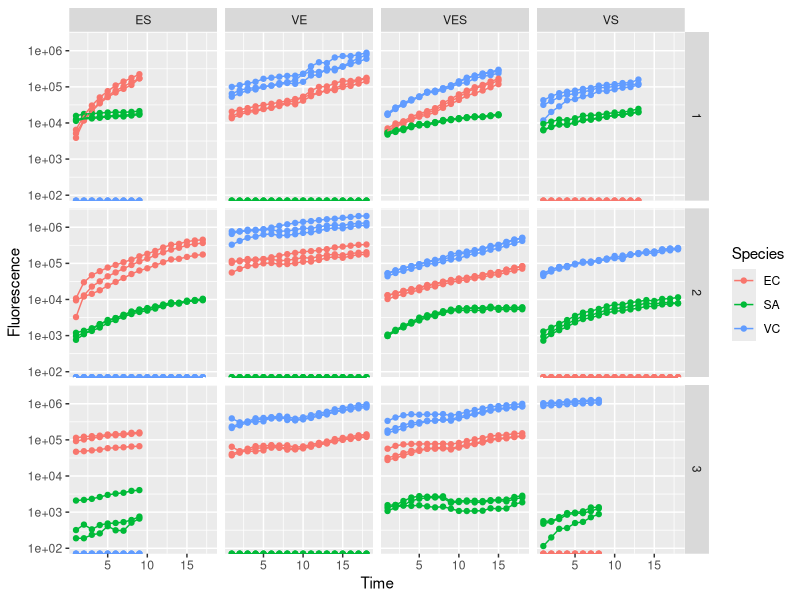

Write the R code that produced this figure. (Note: this script raises an error after producing the figure.)
library(tidyverse)
library(readxl)

THRESH = 1E-10

dt <- read_xlsx(path = "Cocultured_data.xlsx", sheet = 1)
dt <- dt %>% select(Time, Experiment, Replicate, Passage, VC, EC, SA) %>% drop_na()
dt <- dt %>% mutate(RP = paste0(Replicate, "-", Passage)) 
dt <- dt %>% pivot_longer(names_to = "Species", values_to = "Fluorescence", cols = -c(Time, Experiment, RP, Replicate, Passage)) %>% 
  filter(Time > 5)
#eiliminate any period of times with negative fluorescences and shift time accordingly
dt_no_negs <- dt %>% 
  group_by(Passage, Experiment) %>% 
  filter(if (any(Fluorescence < 0)) Time > max(Time[Fluorescence < 0], na.rm = TRUE) else TRUE) %>% 
  mutate(Time = Time - min(Time)) %>% 
  arrange(Time) %>% 
  group_by(Passage, Experiment, Time) %>% 
  filter(!all(Time == 0) & !all(Species == 0)) 
#plot to see all datasets
dt_no_negs %>% ggplot(aes(x = Time, y = Fluorescence, group = interaction(RP, Species), colour = Species)) + 
  geom_point() + geom_line() + facet_grid(Passage~Experiment)+ scale_y_log10()

kcomms <- unique(dt$Experiment)
pssgs <- unique(dt_no_negs$Passage)
for (cc in comms){
  for (rr in 1:3){
    for(pp in pssgs){
      tmp <- dt_no_negs %>% filter(Experiment == cc, 
                                   Replicate == rr,
                                   Passage == pp) %>% 
        pivot_wider(names_from = Species, 
                    values_from = Fluorescence) %>% 
        ungroup() %>% 
        select(Time, VC, EC, SA)
      write_csv(tmp, file = paste0("../../data/davis/", cc, "_", 
                                   rr, "_",
                                   pp, ".csv")) 
    }
  }
}
